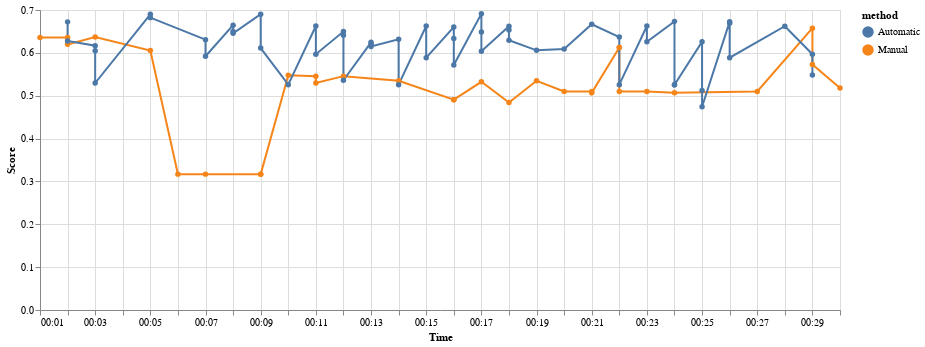

The notebook cell this image was saved under:
### Code cell
search_results_all = pd.concat([search_results_manual, search_results_automatic_proba], ignore_index=True)
plot_search_performances(search_results_all)

### Figure 1 — Vega-Lite specification as saved in the notebook (floating-point values rounded to 4 significant figures)
{"config": {"view": {"continuousWidth": 400, "continuousHeight": 300}}, "data": {"name": "data-cc6cc02195dd89a784d8a0bf4e42c72a"}, "mark": {"type": "line", "point": true}, "encoding": {"color": {"type": "nominal", "field": "method"}, "x": {"type": "temporal", "field": "time", "timeUnit": "hoursminutes", "title": "Time"}, "y": {"type": "quantitative", "field": "score", "title": "Score"}}, "width": 800, "$schema": "https://vega.github.io/schema/vega-lite/v4.8.1.json", "datasets": {"data-cc6cc02195dd89a784d8a0bf4e42c72a": [{"method": "Manual", "score": 0.6576, "time": "2021-10-02T00:29:50.494115"}, {"method": "Manual", "score": 0.6372, "time": "2021-10-02T00:03:49.245516"}, {"method": "Manual", "score": 0.6361, "time": "2021-10-02T00:01:02.402217"}, {"method": "Manual", "score": 0.6361, "time": "2021-10-02T00:02:02.101720"}, {"method": "Manual", "score": 0.6198, "time": "2021-10-02T00:02:22.669587"}, {"method": "Manual", "score": 0.6125, "time": "2021-10-02T00:22:23.576005"}, {"method": "Manual", "score": 0.6125, "time": "2021-10-02T00:22:40.713338"}, {"method": "Manual", "score": 0.6054, "time": "2021-10-02T00:05:49.191407"}, {"method": "Manual", "score": 0.5729, "time": "2021-10-02T00:29:30.006493"}, {"method": "Manual", "score": 0.5476, "time": "2021-10-02T00:10:23.086578"}, {"method": "Manual", "score": 0.5457, "time": "2021-10-02T00:11:22.884905"}, {"method": "Manual", "score": 0.5457, "time": "2021-10-02T00:12:36.492585"}, {"method": "Manual", "score": 0.5349, "time": "2021-10-02T00:14:36.350906"}, {"method": "Manual", "score": 0.5349, "time": "2021-10-02T00:19:46.677608"}, {"method": "Manual", "score": 0.5324, "time": "2021-10-02T00:17:53.498020"}, {"method": "Manual", "score": 0.5296, "time": "2021-10-02T00:11:40.245927"}, {"method": "Manual", "score": 0.5181, "time": "2021-10-02T00:30:10.858987"}, {"method": "Manual", "score": 0.51, "time": "2021-10-02T00:20:07.080257"}, {"method": "Manual", "score": 0.51, "time": "2021-10-02T00:21:03.271448"}, {"method": "Manual", "score": 0.51, "time": "2021-10-02T00:22:58.280854"}, {"method": "Manual", "score": 0.51, "time": "2021-10-02T00:23:54.955781"}, {"method": "Manual", "score": 0.51, "time": "2021-10-02T00:27:24.084067"}, {"method": "Manual", "score": 0.5067, "time": "2021-10-02T00:21:23.831716"}, {"method": "Manual", "score": 0.5067, "time": "2021-10-02T00:24:54.393106"}, {"method": "Manual", "score": 0.4908, "time": "2021-10-02T00:16:39.015701"}, {"method": "Manual", "score": 0.4908, "time": "2021-10-02T00:16:56.803320"}, {"method": "Manual", "score": 0.4841, "time": "2021-10-02T00:18:53.546760"}, {"method": "Manual", "score": 0.317, "time": "2021-10-02T00:06:09.759082"}, {"method": "Manual", "score": 0.317, "time": "2021-10-02T00:07:03.003813"}, {"method": "Manual", "score": 0.317, "time": "2021-10-02T00:09:05.758503"}, {"method": "Manual", "score": 0.317, "time": "2021-10-02T00:09:23.212506"}, {"method": "Automatic", "score": 0.6913, "time": "2021-10-02T00:17:27.804355"}, {"method": "Automatic", "score": 0.6903, "time": "2021-10-02T00:09:34.566804"}, {"method": "Automatic", "score": 0.69, "time": "2021-10-02T00:05:24.654793"}, {"method": "Automatic", "score": 0.6822, "time": "2021-10-02T00:05:04.084855"}, {"method": "Automatic", "score": 0.6735, "time": "2021-10-02T00:24:13.772977"}, {"method": "Automatic", "score": 0.6728, "time": "2021-10-02T00:26:09.212236"}, {"method": "Automatic", "score": 0.6723, "time": "2021-10-02T00:02:15.166302"}, {"method": "Automatic", "score": 0.6689, "time": "2021-10-02T00:26:50.363186"}, {"method": "Automatic", "score": 0.6668, "time": "2021-10-02T00:21:43.782411"}, {"method": "Automatic", "score": 0.6646, "time": "2021-10-02T00:08:02.931380"}, {"method": "Automatic", "score": 0.6627, "time": "2021-10-02T00:11:41.922940"}, {"method": "Automatic", "score": 0.6627, "time": "2021-10-02T00:15:11.263882"}, {"method": "Automatic", "score": 0.6627, "time": "2021-10-02T00:23:41.208861"}, {"method": "Automatic", "score": 0.6621, "time": "2021-10-02T00:18:29.714748"}, {"method": "Automatic", "score": 0.6621, "time": "2021-10-02T00:28:43.778350"}, {"method": "Automatic", "score": 0.6603, "time": "2021-10-02T00:16:46.185213"}, {"method": "Automatic", "score": 0.6531, "time": "2021-10-02T00:18:05.940304"}, {"method": "Automatic", "score": 0.6501, "time": "2021-10-02T00:08:26.606552"}, {"method": "Automatic", "score": 0.6497, "time": "2021-10-02T00:12:58.233784"}, {"method": "Automatic", "score": 0.6488, "time": "2021-10-02T00:17:48.241295"}, {"method": "Automatic", "score": 0.6456, "time": "2021-10-02T00:08:50.183718"}, {"method": "Automatic", "score": 0.6412, "time": "2021-10-02T00:12:20.212577"}, {"method": "Automatic", "score": 0.6369, "time": "2021-10-02T00:22:07.344460"}, {"method": "Automatic", "score": 0.6336, "time": "2021-10-02T00:16:22.613871"}, {"method": "Automatic", "score": 0.6316, "time": "2021-10-02T00:14:14.942168"}, {"method": "Automatic", "score": 0.6309, "time": "2021-10-02T00:07:36.378984"}, {"method": "Automatic", "score": 0.6295, "time": "2021-10-02T00:18:53.287010"}, {"method": "Automatic", "score": 0.6278, "time": "2021-10-02T00:02:56.950574"}, {"method": "Automatic", "score": 0.626, "time": "2021-10-02T00:25:10.252333"}, {"method": "Automatic", "score": 0.6257, "time": "2021-10-02T00:23:24.022015"}, {"method": "Automatic", "score": 0.6246, "time": "2021-10-02T00:13:15.710789"}, {"method": "Automatic", "score": 0.6199, "time": "2021-10-02T00:13:57.368137"}, {"method": "Automatic", "score": 0.6168, "time": "2021-10-02T00:03:37.720816"}, {"method": "Automatic", "score": 0.6149, "time": "2021-10-02T00:13:36.534351"}, {"method": "Automatic", "score": 0.6112, "time": "2021-10-02T00:09:10.743921"}, {"method": "Automatic", "score": 0.6089, "time": "2021-10-02T00:20:01.968263"}, {"method": "Automatic", "score": 0.6059, "time": "2021-10-02T00:19:29.128841"}, {"method": "Automatic", "score": 0.6049, "time": "2021-10-02T00:03:17.556534"}, {"method": "Automatic", "score": 0.6038, "time": "2021-10-02T00:17:03.963847"}, {"method": "Automatic", "score": 0.5969, "time": "2021-10-02T00:11:24.711385"}, {"method": "Automatic", "score": 0.5969, "time": "2021-10-02T00:29:58.098177"}, {"method": "Automatic", "score": 0.592, "time": "2021-10-02T00:07:18.583522"}, {"method": "Automatic", "score": 0.5886, "time": "2021-10-02T00:26:29.667903"}, {"method": "Automatic", "score": 0.5886, "time": "2021-10-02T00:15:44.080811"}, {"method": "Automatic", "score": 0.5718, "time": "2021-10-02T00:16:01.926297"}, {"method": "Automatic", "score": 0.5483, "time": "2021-10-02T00:29:01.416841"}, {"method": "Automatic", "score": 0.5361, "time": "2021-10-02T00:12:37.452868"}, {"method": "Automatic", "score": 0.5296, "time": "2021-10-02T00:03:55.158471"}, {"method": "Automatic", "score": 0.5258, "time": "2021-10-02T00:10:10.139944"}, {"method": "Automatic", "score": 0.5258, "time": "2021-10-02T00:14:50.595592"}, {"method": "Automatic", "score": 0.5258, "time": "2021-10-02T00:22:27.696185"}, {"method": "Automatic", "score": 0.5258, "time": "2021-10-02T00:24:31.702861"}, {"method": "Automatic", "score": 0.5253, "time": "2021-10-02T00:24:52.577137"}, {"method": "Automatic", "score": 0.5124, "time": "2021-10-02T00:25:30.818971"}, {"method": "Automatic", "score": 0.4742, "time": "2021-10-02T00:25:48.682478"}]}}
